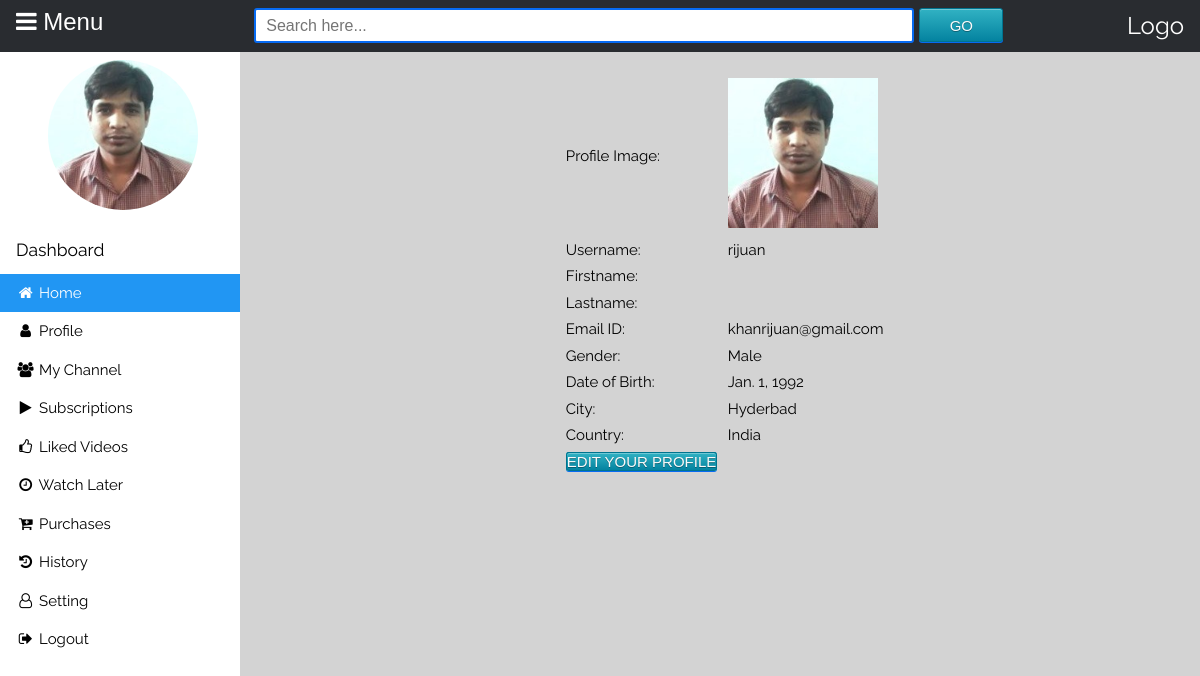
Screenshot of /userprofile/ (signed in) with the database file from the repository.
### video/models.py (models this page shows, shortened)
class  userProfile(models.Model):
	uname=models.OneToOneField(User, on_delete=models.CASCADE)
	img=models.FileField()
	dob=models.DateField(null=True,blank=True)
	gender=models.CharField(max_length=30)
	city=models.CharField(max_length=30)
	country=models.CharField(max_length=30)

### video/views.py (the view)
# urls.py: path('userprofile/', views.setProfile, name='userprofile'),
def setProfile(request):
	post = userProfile.objects.filter(uname=request.user.id)
	context={'post':post}
	return render(request, 'showProfile.html', context)

### video/templates/showProfile.html
{% extends 'base.html' %}
{% load static %}
{% block profile %}
<div>
{% for p in post %}
<a href="{% url 'userprofile' %}"><img src="{{ p.img.url }}" width="150" height="150" class="img-circle1"></a>
{% endfor %}
</div>
{% endblock %}
{% block content %}
<div>
	{% for p in post %}
	<table style="width: 35%; margin: auto;">
		<tr>
			<td>Profile Image:</td>
			<td><img src="{{ p.img.url }}" width="150" height="150"></td>
		</tr>
		<tr>
			<td>Username:</td>
			<td>{{ p.uname }}</td>
		</tr>
		<tr>
			<td>Firstname:</td>
			<td>{{ user.first_name }}</td>
		</tr>
		<tr>
			<td>Lastname:</td>
			<td>{{ user.last_name}}</td>
		</tr>
		<tr>
			<td>Email ID:</td>
			<td>{{ user.email }}</td>
		</tr>
		<tr>
			<td>Gender:</td>
			<td>{{ p.gender }}</td>
		</tr>
		<tr>
			<td>Date of Birth:</td>
			<td>{{ p.dob }}</td>
		</tr>
		<tr>
			<td>City:</td>
			<td>{{ p.city}}</td>
		</tr>
		<tr>
			<td>Country:</td>
			<td>{{ p.country }}</td>
		</tr>
		<tr>
			<td><a href="{% url 'profile' %}" class="btnUser" style="text-decoration: none;">Edit Your Profile</a></td
		</tr>
	</table>
	{% endfor %}
</div>
{% endblock %}

### video/static/style.css (style rules this page uses)
html { box-sizing:border-box }
*,*:before,*:after { box-sizing:inherit }
html { overflow-x:hidden }
body { background-color: lightgray; padding: 0; margin:0; line-height: 1.5; font-size: 15px; }
html,body,h1,h2,h3,h4,h5 { font-family: "Raleway", sans-serif; font-weight:400; margin:10px 0; }
.btnUser { background-color: #0483a0; background-image: -webkit-gradient(linear, left top, left bottom, from(#31b2c3), to(#0483a0)); background-image: -webkit-linear-gradient(top, #31b2c3, #0483a0); background-image: -moz-linear-gradient(top, #31b2c3, #0483a0); background-image: -ms-linear-gradient(top, #31b2c3, #0483a0); background-image: -o-linear-gradient(top, #31b2c3, #0483a0); background-image: linear-gradient(top, #31b2c3, #0483a0); border: 1px solid #00748f; -moz-border-radius: 3px; -webkit-border-radius: 3px; border-radius: 3px; -webkit-box-shadow: 0 1px 0 rgba(255, 255, 255, 0.3) inset, 0 1px 0 #076bf2; -moz-box-shadow: 0 1px 0 rgba(255, 255, 255, 0.3) inset, 0 1px 0 #076bf2; box-shadow: 0 1px 0 rgba(255, 255, 255, 0.3) inset, 0 1px 0 #076bf2; color: #fafafa; cursor: pointer; height: 34px; font: 15px Arial, Helvetica; padding: 0; text-transform: uppercase; text-shadow: 0 1px 0 rgba(0, 0 ,0, .3); width: 7%; }
.img-circle1 { border-radius: 150px; }

### rows the page displays
userProfile: img (picture), uname "rijuan", gender "Male", dob "Jan. 1, 1992", city "Hyderbad", country "India"

### other values shown
{{ user.email }} "khanrijuan@gmail.com"
